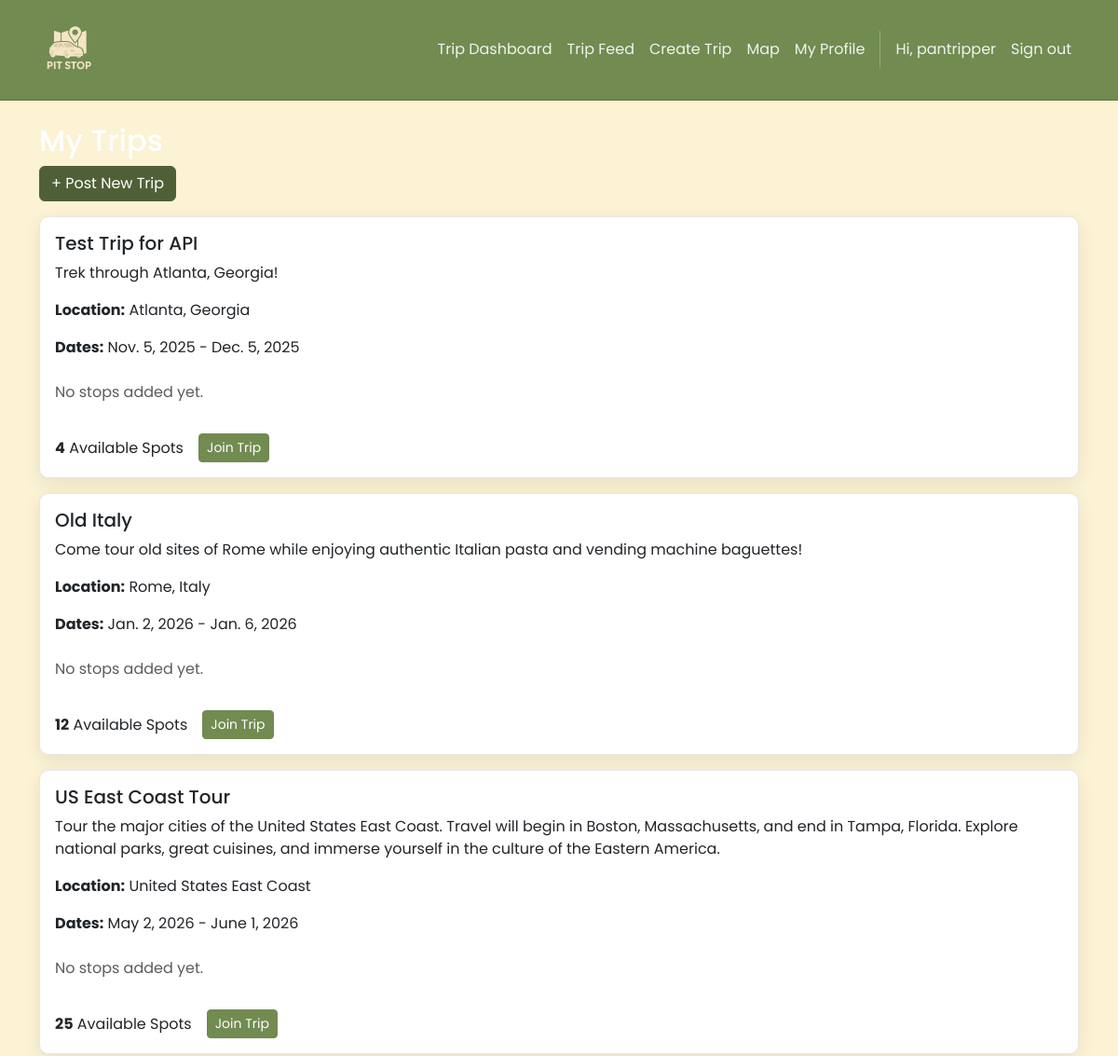
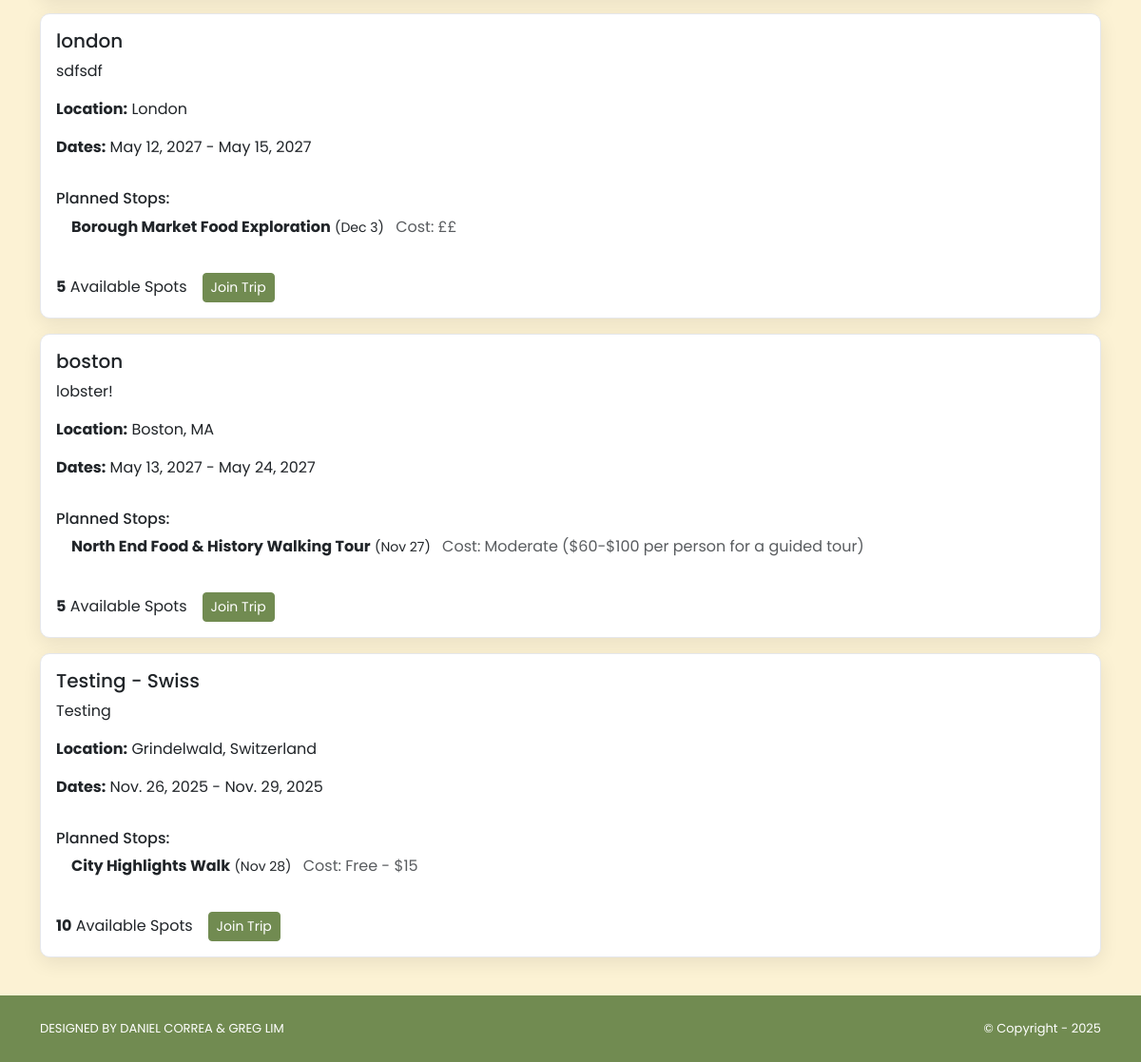
Page /trip/dashboard/ (signed in) on the committed database (2 pictures, top to bottom).
### accounts/models.py (models this page shows)
class User(AbstractUser):
    class Roles(models.TextChoices):
        PLANNER = "PLANNER", "Planner"
        ROAD_TRIPPER = "ROAD_TRIPPER", "Road Tripper"
    role = models.CharField(
        max_length=20, choices=Roles.choices, default=Roles.ROAD_TRIPPER, db_index=True
    )
    @property
    def is_planner(self) -> bool:
        return self.role == self.Roles.PLANNER
    @property
    def is_roadTripper(self) -> bool:
        return self.role == self.Roles.ROAD_TRIPPER

### trip/models.py (models this page shows, shortened)
class Trip(models.Model):
    planner = models.ForeignKey(settings.AUTH_USER_MODEL, on_delete = models.CASCADE, related_name = "planned_trips")
    title = models.CharField(max_length = 200)
    description = models.TextField()
    location = models.CharField(max_length = 200)
    start_date = models.DateField()
    end_date = models.DateField()
    approximate_budget = models.DecimalField(max_digits = 10, decimal_places = 2)
    max_capacity =  models.PositiveIntegerField()
    created_by = models.ForeignKey(
        settings.AUTH_USER_MODEL,
        on_delete=models.CASCADE,
        related_name="created_trips",
        limit_choices_to={"role": "PLANNER"},
    )
    created_at = models.DateTimeField(auto_now_add=True)
    roadTrippers = models.ManyToManyField(RoadTripper, related_name="joined_trippers", blank="True")
    numSignedUp = models.PositiveIntegerField(default=0)
    @property
    def spots_left(self):
        return self.max_capacity - self.numSignedUp

class Stop(models.Model):
    trip = models.ForeignKey(
        'Trip',
        on_delete = models.CASCADE,
        related_name='stops'
    )
    title = models.CharField(max_length = 255)
    description = models.TextField(blank = True)
    cost = models.CharField(max_length = 50, blank = True)
    date = models.DateField()
    created_at = models.DateTimeField(auto_now_add = True)

### trip/views.py (the view)
# urls.py: path("dashboard/", views.trip_dashboard, name="trip.dashboard"),
@login_required
def trip_dashboard(request):
    if request.user.is_planner:
        trips = Trip.objects.filter(created_by=request.user).prefetch_related('stops')
    elif request.user.is_roadTripper:
        trips = Trip.objects.all()
    all_roadtrippers = RoadTripper.objects.all()
    return render(request, 'trip/dashboard.html', {'trips':trips, 'all_roadtrippers':all_roadtrippers})

### pitStop/context_processors.py (called while the page is built)
def static_revisions(request):
    base = Path(settings.BASE_DIR)
    logo_path = base / 'pitStop' / 'static' / 'img' / 'brand.png'
    try:
        rev_logo = str(int(os.path.getmtime(logo_path)))
    except Exception:
        rev_logo = '1'
    css_path = base / 'pitStop' / 'static' / 'css' / 'style.css'
    try:
        rev_css = str(int(os.path.getmtime(css_path)))
    except Exception:
        rev_css = '1'
    return {
        'STATIC_REV_LOGO': rev_logo,
        'STATIC_REV_CSS': rev_css,
    }

### trip/templates/trip/dashboard.html (shortened to what this page needs)
{% extends "pitStop/base.html" %}
{% block content %}
<div class="container py-4">
  <h2 class="page-title">My Trips</h2>
  <a href="{% url 'trips.create' %}" class="btn btn-dark mb-3">+ Post New Trip</a>
{% for trip in trips %}
  <div id="trip-{{ trip.id }}" class = "card mb-3 p-3">
    <h5>{{ trip.title}} </h5>
    <p>{{ trip.description }}</p>
    <p><strong>Location:</strong> {{ trip.location}}</p>
    <p><strong>Dates:</strong> {{ trip.start_date}} - {{trip.end_date}}</p>
    {% if trip.stops.all %}
    <h6 class = "mt-3">Planned Stops:</h6>
    <ul class="list-unstyled ms-3">
      {% for stop in trip.stops.all %}
      <li class = "mb-1">
        <strong>{{ stop.title }}</strong>
        <small>({{ stop.date|date:"M j" }})</small>
        <span class="text-muted ms-2">Cost: {{ stop.cost }}</span>
      </li>
      {% endfor %}
    </ul>
    {% else %}
    <p class = "text-muted mt-2">No stops added yet.</p>
    {% endif %}
    <div class="d-flex align-items-center mt-3">
      <p class="mb-0 lh-1 me-3"><strong>{{ trip.spots_left }}</strong> Available Spots</p>
      {% if user.is_roadTripper %}
        {% if user.roadTripper_profile in trip.roadTrippers.all %}
          <div class="d-flex align-items-center gap-2 mt-2">
            <a href="{% url 'trip.remove_from_trip' trip.id user.roadTripper_profile.id %}"
               class="btn btn-outline-danger btn-sm">
              Leave Trip
            </a>
            {% if trip.spots_left == 0 %}
              <small class="text-muted">Trip is full</small>
            {% else %}
              <button type="button"
                      class="btn btn-sm btn-outline-primary"
                      data-bs-toggle="modal"
                      data-bs-target="#addFriendsModal-{{ trip.id }}">
                Add Friends
              </button>
            {% endif %}
          </div>
          <div class="modal fade" id="addFriendsModal-{{ trip.id }}" tabindex="-1" aria-labelledby="addFriendsLabel-{{ trip.id }}" aria-hidden="true">
            <div class="modal-dialog modal-dialog-scrollable">
              <div class="modal-content">
                <div class="modal-header">
                  <h5 class="modal-title" id="addFriendsLabel-{{ trip.id }}">
                    Add Friends to "{{ trip.title }}"
                  </h5>
                  <button type="button" class="btn-close" data-bs-dismiss="modal"
                          aria-label="Close"></button>
                </div>
                <div class="modal-body">
                  <ul class="list-group">
                    {% for rt in all_roadtrippers %}
                      {% if rt not in trip.roadTrippers.all %}
                        <li class="list-group-item d-flex justify-content-between align-items-center">
                          <div>
                            <strong>{{ rt.firstName }} {{ rt.lastName }}</strong>
                            {% if rt.location %}
                              <span class="text-muted small ms-2">({{ rt.location }})</span>
                            {% endif %}
                          </div>
                          <form method="post"
                                action="{% url 'trip.add_to_trip' trip.id rt.id %}">
                            {% csrf_token %}
                            <button type="submit" class="btn btn-sm btn-primary">
                              Add
                            </button>
                          </form>
                        </li>
                      {% endif %}
                    {% endfor %}
                  </ul>
                </div>
                <div class="modal-footer">
                  <button type="button" class="btn btn-sm btn-secondary" data-bs-dismiss="modal">
                    Close
                  </button>
                </div>
              </div>
            </div>
          </div>
        {% else %}
          {% if trip.spots_left > 0 %}
            <a href="{% url 'trip.add_to_trip' trip.id user.roadTripper_profile.id %}" class="btn btn-primary btn-sm">Join Trip</a>
          {% else %}
            <small class="text-muted">Trip is full</small>
          {% endif %}
        {% endif %}
      {% endif %}
    </div>
  </div>
{% empty %}
  <p>You have no trips yet.</p>
{% endfor %}
</div>
{% endblock %}

### pitStop/templates/pitStop/base.html (shortened to what this page needs)
<!DOCTYPE html>
<html>
  {% load static %}
  <head>
    <link href="https://cdn.jsdelivr.net/npm/bootstrap@5.3.3/dist/css/bootstrap.min.css"
          rel="stylesheet">
    <link rel="stylesheet"
          href="https://cdnjs.cloudflare.com/ajax/libs/font-awesome/6.1.1/css/all.min.css">
    <link rel="stylesheet" type="text/css" href="{% static 'css/style.css' %}?v={{ STATIC_REV_CSS }}">
  </head>
  <body class="d-flex flex-column min-vh-100{% if request.resolver_match and request.resolver_match.url_name == 'home.index' %} is-home{% endif %}">
    <nav class="p-3 navbar navbar-light ms-brandbar navbar-expand-lg">
      <div class="container">
        <a class="navbar-brand" href="{% url 'home.index' %}">
          <img src="{% static 'img/brand.png' %}?v={{ STATIC_REV_LOGO }}" alt="logo" height="64" style="object-fit:contain;" />
        </a>
        <div class="collapse navbar-collapse" id="navbarNavAltMarkup">
          <div class="navbar-nav ms-auto navbar-ml align-items-lg-center">
            {% if user.is_authenticated %}
              {% if not user.is_staff %}
                <a class="nav-link" href="{% url 'trip.dashboard' %}">Trip Dashboard</a>
                {% if user.is_roadTripper %}
                  <a class="nav-link" href="{% url 'roadTripper.trip_feed' %}">Trip Feed</a>
                  <a class="nav-link" href="{% url 'roadTripper.create_trip_post' %}">Create Trip</a>
                  <a class="nav-link" href="{% url 'map' %}">Map</a>
                  <a class="nav-link" href="{% url 'roadTripper.my_profile' %}">My Profile</a>
                {% endif %}
              {% else %}
                <a class="nav-link" href="{% url 'admin:index' %}">Admin</a>
              {% endif %}
              <span class="nav-link disabled">Hi, {{ user.username }}</span>
              <a class="nav-link" href="{% url 'logout' %}">Sign out</a>
            {% else %}
              <a class="nav-link" href="{% url 'home.about' %}">About</a>
              <a class="nav-link" href="{% url 'login' %}">Log in</a>
              <a class="nav-link" href="{% url 'signup.choice' %}">Sign up</a>
            {% endif %}
          </div>
        </div>
      </div>
    </nav>
    <div class="flex-grow-1">
      {% block content %}
      {% endblock content %}
    </div>
    <section class="p-3 ms-footer-bottom">
      <div class="container d-flex justify-content-between">
        <div class="me-5 text-white">
          <span>DESIGNED BY
            <a href="https://www.x.com/danielgarax" target="_blank">DANIEL CORREA</a> &
            <a href="https://www.x.com/greglim81" target="_blank">GREG LIM</a>
          </span>
        </div>
        <div class="text-white">
          <span>© Copyright - 2025</span>
        </div>
      </div>
    </section>
  </body>
</html>

### pitStop/static/css/style.css (style rules this page uses)
:root { --bg: #fcf2d4; --bg-alt: #ebdaa2; --surface: #ffffff; --surface-2: #f6f6f0; --text: #1b1f23; --muted: #6b7280; --border: #e5e7eb; --brand-cream: #fcf2d4; --brand-sage: #718b51; --brand-ltgrn: #bcce98; --brand-beige: #ebdaa2; --brand-deep: #506036; --primary: var(--brand-sage); --primary-contrast: #ffffff; --link: var(--brand-deep); --success: var(--brand-ltgrn); --warning: var(--brand-beige); --danger: #d06a6c; --shadow: 0 6px 20px rgba(0,0,0,0.08); --radius: 10px; --radius-sm: 8px; --radius-xs: 6px; --focus: 0 0 0 0.2rem rgba(120,147,99,0.35); --transition: 180ms ease; }
html, body { background: var(--bg); color: var(--text); }
body { font-family: 'Poppins', system-ui, -apple-system, Segoe UI, Roboto, Arial, sans-serif; line-height: 1.5; text-rendering: optimizeLegibility; -webkit-font-smoothing: antialiased; -moz-osx-font-smoothing: grayscale; transition: background-color var(--transition), color var(--transition); }
a { color: var(--link); }
.navbar { backdrop-filter: saturate(160%) blur(4px); }
.navbar .nav-link { opacity: 0.9; }
.ms-brandbar { background: var(--primary) !important; border-bottom: 2px solid rgba(0,0,0,0.06); }
.ms-brandbar .nav-link, .ms-brandbar .navbar-brand, .ms-brandbar .navbar-text { color: var(--primary-contrast) !important; }
.ms-brandbar .nav-link { position: relative; transition: color 160ms ease, transform 140ms ease; }
.ms-brandbar .nav-link::after { content: ''; position: absolute; left: 0; right: 0; bottom: -4px; height: 2px; width: 0; margin: 0 auto; background: var(--primary-contrast); transition: width 180ms ease; }
.card { background-color: var(--surface); border: 1px solid var(--border); border-radius: var(--radius); box-shadow: var(--shadow); }
.btn-primary { background: var(--primary); border-color: var(--primary); color: var(--primary-contrast); }
.btn-dark { background: var(--brand-deep); border-color: var(--brand-deep); color: #fff; }
.btn { transition: transform 140ms ease, box-shadow 180ms ease, filter 140ms ease; }
.ms-footer-bottom { background: var(--primary) !important; border-top: 0; }
.ms-footer-bottom span { font-size: 13px; line-height: 38px; }
.ms-footer-bottom a { color: var(--primary-contrast); text-decoration: none; }
.page-title { color: #ffffff !important; }
.btn, .form-control, .form-select, .nav-link, .card { transition: all var(--transition); }

### rows in the picture
User: username "pantripper"
Trip: title "Test Trip for API", description "Trek through Atlanta, Georgia!", location "Atlanta, Georgia", start_date "Nov. 5, 2025", end_date "Dec. 5, 2025", shows "No stops added yet.", spots_left "4", shows "Join Trip"
Trip: title "Old Italy", description "Come tour old sites of Rome while enjoying authentic Italian pasta and vending machine baguettes!", location "Rome, Italy", start_date "Jan. 2, 2026", end_date "Jan. 6, 2026", shows "No stops added yet.", spots_left "12", shows "Join Trip"
Trip: title "US East Coast Tour", description "Tour the major cities of the United States East Coast. Travel will begin in Boston, Massachusetts, and end in Tampa, Florida. Explore national parks, great cuisines, and immerse yourself in the culture of the Eastern America.", location "United States East Coast", start_date "May 2, 2026", end_date "June 1, 2026", shows "No stops added yet.", spots_left "25", shows "Join Trip"
Trip: title "london", description "sdfsdf", location "London", start_date "May 12, 2027", end_date "May 15, 2027", spots_left "5", shows "Join Trip"
Stop: title "Borough Market Food Exploration", date "Dec 3", cost "££"
Trip: title "boston", description "lobster!", location "Boston, MA", start_date "May 13, 2027", end_date "May 24, 2027", spots_left "5", shows "Join Trip"
Stop: title "North End Food & History Walking Tour", date "Nov 27", cost "Moderate ($60-$100 per person for a guided tour)"
Trip: title "Testing - Swiss", description "Testing", location "Grindelwald, Switzerland", start_date "Nov. 26, 2025", end_date "Nov. 29, 2025", spots_left "10", shows "Join Trip"
Stop: title "City Highlights Walk", date "Nov 28", cost "Free - $15"
